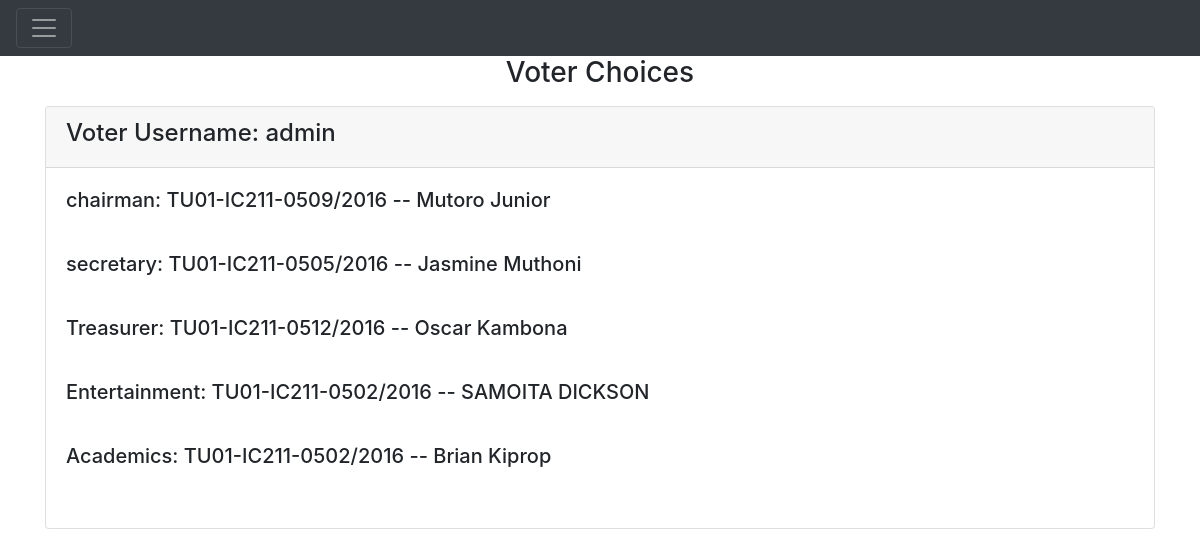
Screenshot of /voter/votes (signed in) with the database file from the repository.
### vote/models.py (models this page shows, shortened)
class Vote(models.Model):
    User = models.OneToOneField(User, on_delete=models.CASCADE)
    chairman = models.CharField(max_length=50)
    secretary = models.CharField(max_length=50)
    Entertainment = models.CharField(max_length=50)
    Treasurer = models.CharField(max_length=50)
    Academic = models.CharField(max_length=50)

### vote/views.py (the view)
# urls.py: path('votes', views.VotesView, name='votes'),
@login_required()
def VotesView(request):
    vote = Vote.objects.all()
    context = {
        'vote': vote
    }
    return render(request, 'votes.html', context)

### template/votes.html
{% extends 'base.html' %}
{% block content%}
<center><h3><p> Voter Choices </p></h3></center>
{% for choice in vote %}
<div class="card">
  <div class="card-header">
    <h4>Voter Username: {{user.username}}</h4>
  </div>
  <div class="card-body">
    <h5 class="card-title"><p>chairman: {{choice.chairman}}</p></h5><br>
    <h5 class="card-title"><p>secretary: {{choice.secretary}}</p></h5><br>
    <h5 class="card-title"><p>Treasurer: {{choice.Treasurer}}</p></h5><br>
    <h5 class="card-title"><p>Entertainment: {{choice.Entertainment}}</p></h5><br>
    <h5 class="card-title"><p>Academics: {{choice.Academic}}</p></h5><br>
  </div>
</div>
{% endfor %}
{% endblock content%}

### rows the page displays
Vote: chairman "TU01-IC211-0509/2016 -- Mutoro Junior", secretary "TU01-IC211-0505/2016 -- Jasmine Muthoni", Treasurer "TU01-IC211-0512/2016 -- Oscar Kambona", Entertainment "TU01-IC211-0502/2016 -- SAMOITA DICKSON", Academic "TU01-IC211-0502/2016 -- Brian Kiprop"

### other values shown
{{ user.username }} "admin"
